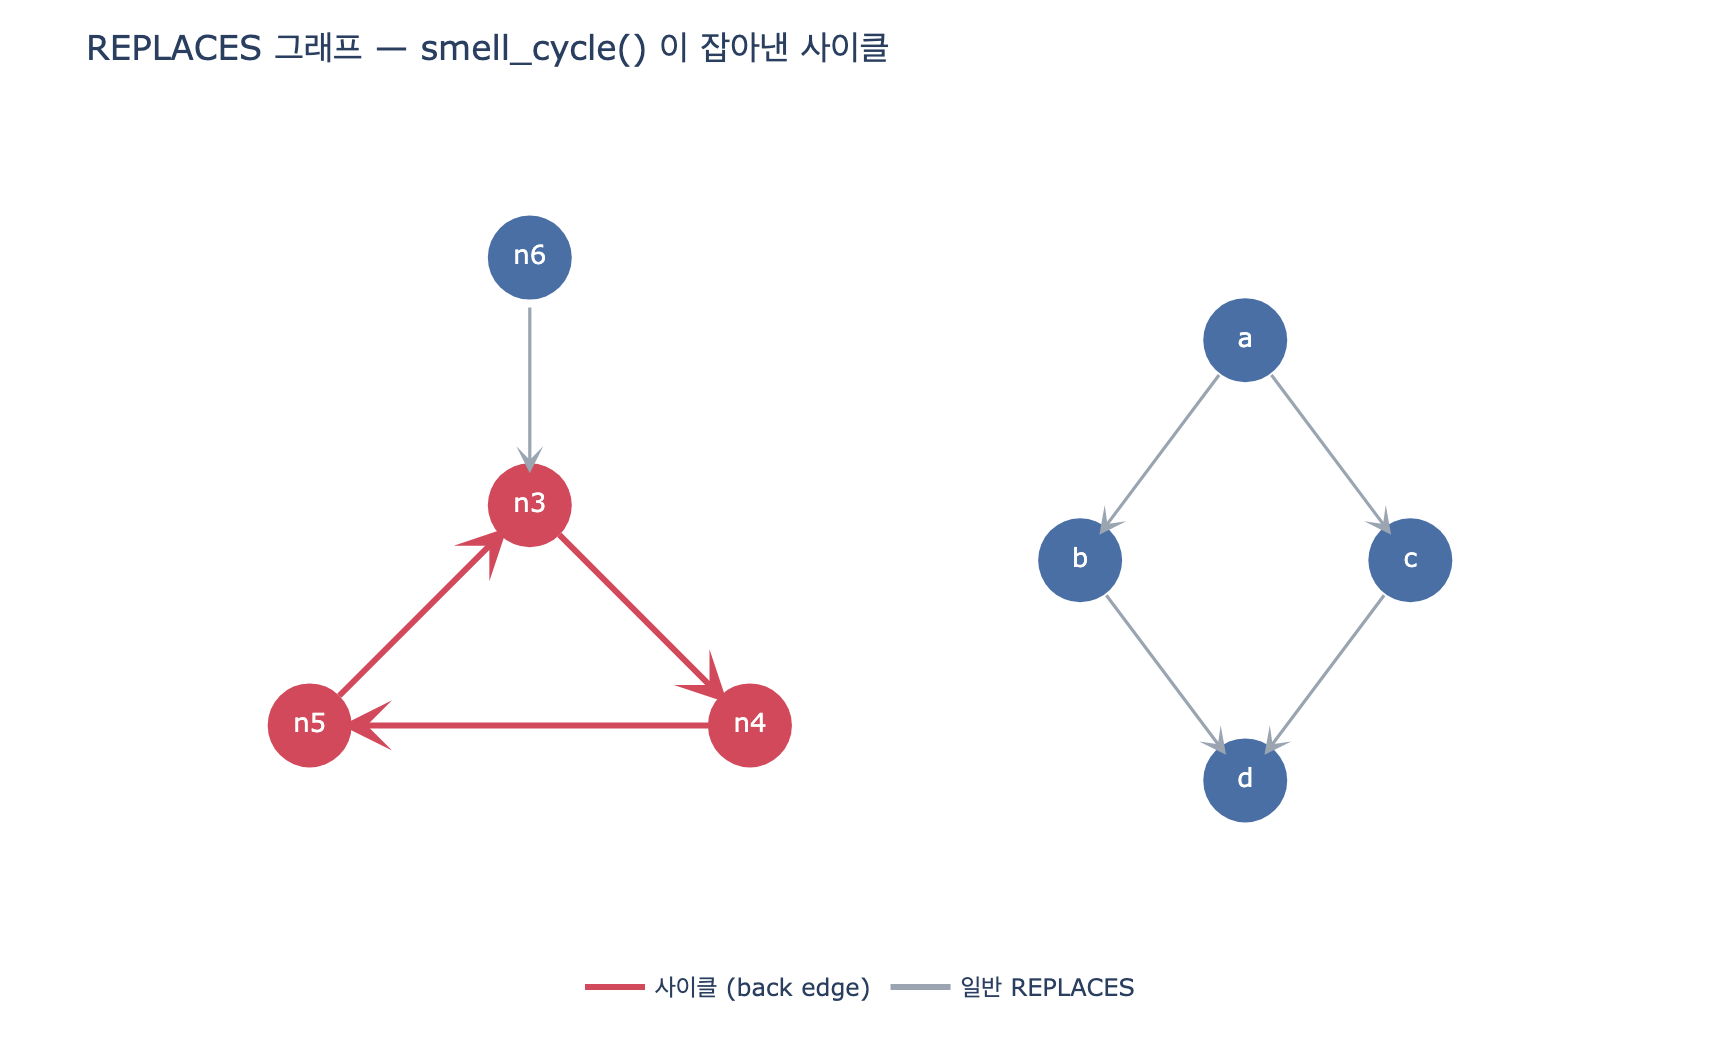

Generate this figure with Python:
# %% [markdown]
# # `smell_cycle()` 은 사이클을 어떻게 검출하는가
#
# 13장 `ex3_graph_smells.py` 의 `smell_cycle()` 을 단계적으로 뜯어본다.
#
# 한 줄 요약: **DFS 를 돌면서 «지금 내가 밟고 서 있는 경로(`stack`)» 위의 노드를 다시
# 만나면 그게 사이클이다.** 그 노드가 경로 어디에 있었는지 찾아 거기서부터 잘라 낸다.
#
# 필요 패키지: `plotly`, `kaleido` (시각화 셀에서만 사용. 없으면 그 셀만 건너뛴다)

# %%
# 필요 패키지: plotly>=5, kaleido  (앞의 셀들은 표준 라이브러리만으로 동작한다)
import os
from collections import defaultdict


def _show(fig):
    try:
        from IPython import get_ipython
        if get_ipython() is not None:  # VSCode 셀/Jupyter에서만 렌더링
            fig.show()
    except ImportError:
        pass


HERE = os.path.dirname(os.path.abspath(__file__)) if "__file__" in globals() else os.getcwd()

# %% [markdown]
# ## 1. 작은 REPLACES 그래프
#
# 책의 예제에는 `n3 → n4 → n5 → n3` 이라는 «대체» 사이클이 심어져 있다.
# 여기에 **사이클이 아닌데 노드를 두 번 만나게 되는** 다이아몬드 모양(`a → b/c → d`)을
# 하나 더 붙인다. 이 다이아몬드가 뒤에서 «오탐» 을 가르는 시금석이 된다.

# %%
EDGES = [
    # 책 ex3_graph_smells.py 의 사이클 그대로
    ("n3", "REPLACES", "n4"),
    ("n4", "REPLACES", "n5"),
    ("n5", "REPLACES", "n3"),
    # 사이클 밖에서 사이클 안으로 들어오는 엣지
    ("n6", "REPLACES", "n3"),
    # 다이아몬드 — 사이클이 아니다. 하지만 d 는 두 경로로 «두 번» 도달한다.
    ("a", "REPLACES", "b"),
    ("a", "REPLACES", "c"),
    ("b", "REPLACES", "d"),
    ("c", "REPLACES", "d"),
    # 다른 관계는 무시되어야 한다 (사이클처럼 보이지만 rel 이 다르다)
    ("d", "SUPPLIED_BY", "a"),
]

print("엣지", len(EDGES), "개 / REPLACES 만", sum(1 for _, r, _ in EDGES if r == "REPLACES"), "개")
# 출력: 엣지 9 개 / REPLACES 만 8 개


def build_adj(edges, rel):
    """관계 이름이 rel 인 엣지만 골라 인접 리스트를 만든다."""
    adj = defaultdict(list)
    for a, r, b in edges:
        if r == rel:
            adj[a].append(b)
    return adj


ADJ = build_adj(EDGES, "REPLACES")
for u in ADJ:
    print(f"  {u} → {ADJ[u]}")
# 출력:
#   n3 → ['n4']
#   n4 → ['n5']
#   n5 → ['n3']
#   n6 → ['n3']
#   a → ['b', 'c']
#   b → ['d']
#   c → ['d']

# %% [markdown]
# ## 2. 원본 코드
#
# 책의 `smell_cycle()` 을 한 글자도 바꾸지 않고 옮겨 왔다.
#
# ```python
# def smell_cycle(edges, rel):
#     adj = defaultdict(list)
#     for a, r, b in edges:
#         if r == rel:
#             adj[a].append(b)
#     seen, stack, out = set(), set(), []
#
#     def go(u, path):
#         if u in stack:                                   # ← 사이클 검출 지점
#             out.append(path[path.index(u):] + [u]); return
#         if u in seen:                                    # ← 이미 끝난 가지, 다시 안 판다
#             return
#         seen.add(u); stack.add(u)
#         for v in adj[u]:
#             go(v, path + [u])
#         stack.discard(u)                                 # ← 되돌아 나올 때 스택에서 뺀다
#
#     for u in list(adj):
#         go(u, [])
#     return out
# ```
#
# 상태 변수는 셋이다.
#
# | 변수 | 뜻 | 색 |
# |---|---|---|
# | 어디에도 없음 | 아직 안 가 봄 | **white** (흰색) |
# | `stack` 에 있음 | 지금 내가 밟고 서 있는 경로 위 | **gray** (회색) |
# | `seen` 에 있고 `stack` 에 없음 | 다 파고 되돌아 나온 노드 | **black** (검정) |
#
# 집합 관계가 핵심이다. 언제나
#
# $$\text{stack} \subseteq \text{seen}$$
#
# 이므로 `stack` 검사를 **반드시 `seen` 검사보다 먼저** 해야 한다.

# %%
def smell_cycle(edges, rel):
    """책 ex3_graph_smells.py 원본."""
    adj = defaultdict(list)
    for a, r, b in edges:
        if r == rel:
            adj[a].append(b)
    seen, stack, out = set(), set(), []

    def go(u, path):
        if u in stack:
            out.append(path[path.index(u):] + [u]); return
        if u in seen:
            return
        seen.add(u); stack.add(u)
        for v in adj[u]:
            go(v, path + [u])
        stack.discard(u)

    for u in list(adj):
        go(u, [])
    return out


CYCLES = smell_cycle(EDGES, "REPLACES")
print(f"검출된 사이클 {len(CYCLES)}건")
for c in CYCLES:
    print("   ", " → ".join(c))
# 출력:
# 검출된 사이클 1건
#     n3 → n4 → n5 → n3

# %% [markdown]
# ## 3. DFS 추적 로그
#
# 같은 알고리즘에 로그만 붙였다. 각 줄은 «누구를 방문했고, 그때 white/gray/black 이
# 어떻게 나뉘어 있었는가» 를 보여 준다.
#
# 사이클은 **back edge** 를 만나는 순간 잡힌다. 즉 gray 노드로 향하는 엣지다.
# 반면 다이아몬드의 `b → d`, `c → d` 중 두 번째는 **cross edge** 이고, 그때 `d` 는
# 이미 black 이라 그냥 `return` 한다.

# %%
def smell_cycle_traced(edges, rel):
    adj = build_adj(edges, rel)
    seen, stack, out = set(), set(), []
    log = []

    def color(u):
        if u in stack:
            return "gray"
        if u in seen:
            return "black"
        return "white"

    def go(u, path, depth=0):
        pad = "  " * depth
        c = color(u)
        arrow = f"{path[-1]} → {u}" if path else f"(root) {u}"
        if u in stack:
            cyc = path[path.index(u):] + [u]
            log.append(f"{pad}{arrow:>14}  [{c:5}] back edge! 사이클 = {' → '.join(cyc)}")
            out.append(cyc)
            return
        if u in seen:
            log.append(f"{pad}{arrow:>14}  [{c:5}] 이미 끝난 가지 — 되돌아감(사이클 아님)")
            return
        seen.add(u); stack.add(u)
        log.append(f"{pad}{arrow:>14}  [white] 진입 · stack={sorted(stack)}")
        for v in adj[u]:
            go(v, path + [u], depth + 1)
        stack.discard(u)
        log.append(f"{pad}{'':>14}  [black] {u} 이탈 · stack={sorted(stack)}")

    for u in list(adj):
        go(u, [])
    return out, log


_, LOG = smell_cycle_traced(EDGES, "REPLACES")
print("\n".join(LOG))
# 출력:
#      (root) n3  [white] 진입 · stack=['n3']
#          n3 → n4  [white] 진입 · stack=['n3', 'n4']
#            n4 → n5  [white] 진입 · stack=['n3', 'n4', 'n5']
#              n5 → n3  [gray ] back edge! 사이클 = n3 → n4 → n5 → n3
#                     [black] n5 이탈 · stack=['n3', 'n4']
#                   [black] n4 이탈 · stack=['n3']
#                 [black] n3 이탈 · stack=[]
#      (root) n4  [black] 이미 끝난 가지 — 되돌아감(사이클 아님)
#      (root) n5  [black] 이미 끝난 가지 — 되돌아감(사이클 아님)
#      (root) n6  [white] 진입 · stack=['n6']
#          n6 → n3  [black] 이미 끝난 가지 — 되돌아감(사이클 아님)
#                 [black] n6 이탈 · stack=[]
#       (root) a  [white] 진입 · stack=['a']
#            a → b  [white] 진입 · stack=['a', 'b']
#              b → d  [white] 진입 · stack=['a', 'b', 'd']
#                     [black] d 이탈 · stack=['a', 'b']
#                   [black] b 이탈 · stack=['a']
#            a → c  [white] 진입 · stack=['a', 'c']
#              c → d  [black] 이미 끝난 가지 — 되돌아감(사이클 아님)
#                   [black] c 이탈 · stack=['a']
#                 [black] a 이탈 · stack=[]
#       (root) b  [black] 이미 끝난 가지 — 되돌아감(사이클 아님)
#       (root) c  [black] 이미 끝난 가지 — 되돌아감(사이클 아님)

# %% [markdown]
# 로그에서 읽어야 할 두 줄이 있다.
#
# * `n5 → n3` — `n3` 이 **gray**(= `stack` 안). 진짜 사이클. **back edge.**
# * `c → d` — `d` 는 **black**(= `seen` 이지만 `stack` 밖). 사이클 아님. **cross edge.**
#
# 두 줄 다 «이미 만나 본 노드» 다. 구분하는 건 오직 `stack` 뿐이다.
#
# ## 4. 사이클 경로를 잘라 내는 방법
#
# `path` 는 **`u` 까지 오는 데 거친 조상들의 리스트**다 (`u` 자신은 아직 안 들어 있다).
# `u` 가 `stack` 위에 있다는 건 `path` 안 어딘가에 `u` 가 이미 있다는 뜻이므로,
#
# $$i = \text{path.index}(u), \qquad \text{cycle} = \text{path}[i:] + [u]$$
#
# 로 **`u` 가 처음 나온 자리부터 끝까지** 를 잘라 낸다. 앞쪽의 «사이클로 들어오는 꼬리»
# 는 버려진다.

# %%
demo_path = ["n0", "n9", "n3", "n4", "n5"]   # n5 에서 n3 을 다시 만난 순간의 path
u = "n3"
i = demo_path.index(u)
print("path       :", demo_path)
print("index(n3)  :", i)
print("버려지는 꼬리:", demo_path[:i])
print("사이클      :", demo_path[i:] + [u])
# 출력:
# path       : ['n0', 'n9', 'n3', 'n4', 'n5']
# index(n3)  : 2
# 버려지는 꼬리: ['n0', 'n9']
# 사이클      : ['n3', 'n4', 'n5', 'n3']

# %% [markdown]
# ## 5. 틀리는 두 가지 방법
#
# ### (A) `seen` 만 쓰고 `stack` 을 안 쓴다 → **오탐**
#
# 무향 그래프 감각으로 «이미 방문한 노드를 또 만나면 사이클» 이라고 쓰면,
# 다이아몬드처럼 여러 경로로 같은 노드에 닿는 DAG 도 사이클로 신고한다.
# 게다가 `u` 가 `path` 에 없어서 `path.index(u)` 가 `ValueError` 로 터지기도 한다.
#
# ### (B) `seen` 을 먼저 검사한다 → **미탐**
#
# $\text{stack} \subseteq \text{seen}$ 이므로 `if u in seen: return` 이 앞에 오면
# `if u in stack:` 줄에는 **영원히 도달하지 못한다**. 사이클을 하나도 못 잡는다.
# 이건 조용히 0건을 뱉으므로 제일 위험하다.

# %%
def smell_cycle_visited_only(edges, rel):
    """(A) 잘못된 버전 — '이미 방문'을 '현재 스택 위'로 착각한다."""
    adj = build_adj(edges, rel)
    seen, out = set(), []

    def go(u, path):
        if u in seen:
            if u in path:
                out.append(path[path.index(u):] + [u])
            else:
                out.append(["<ValueError!>"] + path + [u])   # 원본이라면 여기서 예외
            return
        seen.add(u)
        for v in adj[u]:
            go(v, path + [u])

    for u in list(adj):
        go(u, [])
    return out


def smell_cycle_wrong_order(edges, rel):
    """(B) 잘못된 버전 — seen 검사를 stack 검사보다 먼저 한다."""
    adj = build_adj(edges, rel)
    seen, stack, out = set(), set(), []

    def go(u, path):
        if u in seen:                                   # stack ⊆ seen 이라 여기서 다 걸린다
            return
        if u in stack:                                  # 도달 불가능한 죽은 코드
            out.append(path[path.index(u):] + [u]); return
        seen.add(u); stack.add(u)
        for v in adj[u]:
            go(v, path + [u])
        stack.discard(u)

    for u in list(adj):
        go(u, [])
    return out


for name, fn in [
    ("올바름  (stack 먼저)", smell_cycle),
    ("(A) visited 만 사용 ", smell_cycle_visited_only),
    ("(B) seen 검사가 먼저", smell_cycle_wrong_order),
]:
    res = fn(EDGES, "REPLACES")
    print(f"{name} : {len(res)}건")
    for c in res:
        print("      ", " → ".join(c))
# 출력:
# 올바름  (stack 먼저) : 1건
#        n3 → n4 → n5 → n3
# (A) visited 만 사용  : 7건
#        n3 → n4 → n5 → n3
#        <ValueError!> → n4
#        <ValueError!> → n5
#        <ValueError!> → n6 → n3
#        <ValueError!> → a → c → d
#        <ValueError!> → b
#        <ValueError!> → c
# (B) seen 검사가 먼저 : 0건
#
# 진짜 사이클 1건 + 가짜 6건. <ValueError!> 로 표시된 것은 u 가 path 에 없어서
# 원본 코드였다면 path.index(u) 가 예외를 던졌을 자리다.

# %% [markdown]
# 결과가 정확히 세 갈래로 갈린다.
#
# | 버전 | 결과 | 문제 |
# |---|---|---|
# | 원본 | 1건 (`n3→n4→n5→n3`) | 정답 |
# | (A) `visited` 만 | 7건 | 다이아몬드·재진입까지 사이클로 신고 (**오탐**), 실제론 `ValueError` |
# | (B) 순서 뒤바꿈 | 0건 | 진짜 사이클도 못 잡음 (**미탐**) |
#
# ### 사이클이 없는 그래프에서도 확인

# %%
DAG_ONLY = [(a, "REPLACES", b) for a, b in [("a", "b"), ("a", "c"), ("b", "d"), ("c", "d")]]
print("올바른 버전 :", smell_cycle(DAG_ONLY, "REPLACES"))
print("(A) 버전    :", smell_cycle_visited_only(DAG_ONLY, "REPLACES"))
# 출력:
# 올바른 버전 : []
# (A) 버전    : [['<ValueError!>', 'a', 'c', 'd'], ['<ValueError!>', 'b'], ['<ValueError!>', 'c']]

# %% [markdown]
# 사이클이 하나도 없는 순수 DAG 인데 (A) 는 «사이클 3건» 이라고 보고한다.
# 13장 문맥으로 옮기면 — 사람이 검토할 스멜 목록에 가짜 항목이 섞여 들어간다.
# 스멜 검사는 자동으로 고치지 않고 «사람에게 목록을 준다» 는 게 일이기 때문에,
# 오탐은 사람의 신뢰를 깎아 먹고 결국 목록 자체를 안 보게 만든다.
#
# ## 6. 복잡도와 한계
#
# 각 노드와 엣지를 한 번씩 본다.
#
# $$O(V + E)$$
#
# 다만 `path + [u]` 로 리스트를 매번 복사하므로 깊이가 $d$ 일 때 경로 복사 비용이
# $O(d)$ 씩 더 붙는다. 작은 스멜 검사용으론 문제없지만 백만 노드에는 쓰지 못한다.
#
# 한계도 분명하다.
#
# * **모든 사이클을 열거하지 않는다.** back edge 하나당 하나만 기록한다.
#   전부 열거하려면 Johnson 알고리즘 같은 게 필요하다. 스멜 검사 목적으론 «있다/없다»
#   와 대표 경로 하나면 충분하다.
# * **재귀 깊이**가 파이썬 기본 한계(1000)에 걸릴 수 있다. 긴 체인이면 반복문 DFS 로.
# * `rel` 하나만 본다. 여러 관계가 섞여 도는 사이클은 못 잡는다 (위 예제의
#   `d --SUPPLIED_BY--> a` 가 무시되는 것이 그 예다).

# %%
# 재귀 대신 명시적 스택으로 같은 일을 하는 버전 (깊은 그래프용)
def smell_cycle_iterative(edges, rel):
    adj = build_adj(edges, rel)
    seen, on_stack, out = set(), set(), []
    for root in list(adj):
        if root in seen:
            continue
        # (노드, 자식 이터레이터) 를 직접 쌓는다. path 는 스택 자체가 들고 있다.
        path = []
        work = [(root, iter(adj[root]))]
        seen.add(root); on_stack.add(root); path.append(root)
        while work:
            u, it = work[-1]
            nxt = next(it, None)
            if nxt is None:
                work.pop(); on_stack.discard(u); path.pop()
                continue
            if nxt in on_stack:
                out.append(path[path.index(nxt):] + [nxt])
            elif nxt not in seen:
                seen.add(nxt); on_stack.add(nxt); path.append(nxt)
                work.append((nxt, iter(adj[nxt])))
    return out


print("재귀   :", smell_cycle(EDGES, "REPLACES"))
print("반복문 :", smell_cycle_iterative(EDGES, "REPLACES"))
# 출력:
# 재귀   : [['n3', 'n4', 'n5', 'n3']]
# 반복문 : [['n3', 'n4', 'n5', 'n3']]

# %% [markdown]
# ## 7. 시각화 — 사이클 엣지를 강조한 노드-링크 다이어그램
#
# 빨간 화살표가 `smell_cycle()` 이 잡아낸 사이클이다. 회색 화살표는 같은 REPLACES
# 관계지만 사이클에 속하지 않는다. 오른쪽 다이아몬드가 «두 번 도달하지만 사이클이
# 아닌» 부분이다.

# %%
POS = {
    "n3": (2.6, 1.0), "n4": (3.4, 0.2), "n5": (1.8, 0.2), "n6": (2.6, 1.9),
    "a": (5.2, 1.6), "b": (4.6, 0.8), "c": (5.8, 0.8), "d": (5.2, 0.0),
}
CYCLE_EDGES = set()
for c in CYCLES:
    for x, y in zip(c, c[1:]):
        CYCLE_EDGES.add((x, y))
print("사이클 엣지:", sorted(CYCLE_EDGES))
# 출력: 사이클 엣지: [('n3', 'n4'), ('n4', 'n5'), ('n5', 'n3')]

try:
    import plotly.graph_objects as go_

    CYC_COLOR, NORM_COLOR = "#d1495b", "#9aa5b1"
    fig = go_.Figure()
    annos = []
    for a, r, b in EDGES:
        if r != "REPLACES":
            continue
        is_cyc = (a, b) in CYCLE_EDGES
        x0, y0 = POS[a]; x1, y1 = POS[b]
        annos.append(dict(
            x=x1, y=y1, ax=x0, ay=y0, xref="x", yref="y", axref="x", ayref="y",
            showarrow=True, arrowhead=3, arrowsize=1.4,
            arrowwidth=3 if is_cyc else 1.6,
            arrowcolor=CYC_COLOR if is_cyc else NORM_COLOR,
            standoff=16, startstandoff=16,
        ))

    in_cycle = {v for c in CYCLES for v in c}
    xs = [POS[v][0] for v in POS]
    ys = [POS[v][1] for v in POS]
    fig.add_trace(go_.Scatter(
        x=xs, y=ys, mode="markers+text",
        text=list(POS), textposition="middle center",
        textfont=dict(size=13, color="white"),
        marker=dict(
            size=42,
            color=[CYC_COLOR if v in in_cycle else "#4a6fa5" for v in POS],
            line=dict(width=0),
        ),
        hovertext=[f"{v} — {'사이클 위' if v in in_cycle else '사이클 아님'}" for v in POS],
        hoverinfo="text", showlegend=False,
    ))
    # 범례용 더미 트레이스
    for nm, col in [("사이클 (back edge)", CYC_COLOR), ("일반 REPLACES", NORM_COLOR)]:
        fig.add_trace(go_.Scatter(x=[None], y=[None], mode="lines",
                                  line=dict(color=col, width=3), name=nm))

    fig.update_layout(
        title="REPLACES 그래프 — smell_cycle() 이 잡아낸 사이클",
        annotations=annos, template="plotly_white",
        xaxis=dict(visible=False, range=[1.2, 6.4]),
        yaxis=dict(visible=False, range=[-0.5, 2.4], scaleanchor="x"),
        width=860, height=520,
        legend=dict(orientation="h", y=-0.05, x=0.5, xanchor="center"),
        margin=dict(l=20, r=20, t=60, b=40),
    )
    _show(fig)
    fig.write_image(os.path.join(HERE, "expy.png"), scale=2)
    print("expy.png 저장 완료")
except ImportError:
    print("plotly / kaleido 가 없어 시각화를 건너뛴다. pip install plotly kaleido")
# 출력: expy.png 저장 완료

# %% [markdown]
# ## 정리
#
# 1. `smell_cycle()` 은 DFS 를 돌면서 **`stack`(= 지금 밟고 있는 경로)** 을 따로 관리한다.
# 2. `stack` 위의 노드를 다시 만나면 그것이 **back edge**, 곧 사이클이다.
# 3. `path[path.index(u):] + [u]` 로 사이클 부분만 잘라 기록한다.
# 4. `seen`(black 포함) 과 `stack`(gray) 을 혼동하면
#    — `seen` 만 쓰면 **오탐**(DAG 를 사이클이라 신고),
#    — `seen` 을 먼저 검사하면 **미탐**(사이클을 하나도 못 잡음).
# 5. SHACL 에는 «순환 없음» 제약이 없다. 그래서 이건 2층(스멜)에서 «세어 보는» 검사고,
#    자동으로 고치지 않고 사람이 볼 목록만 뽑는다.
